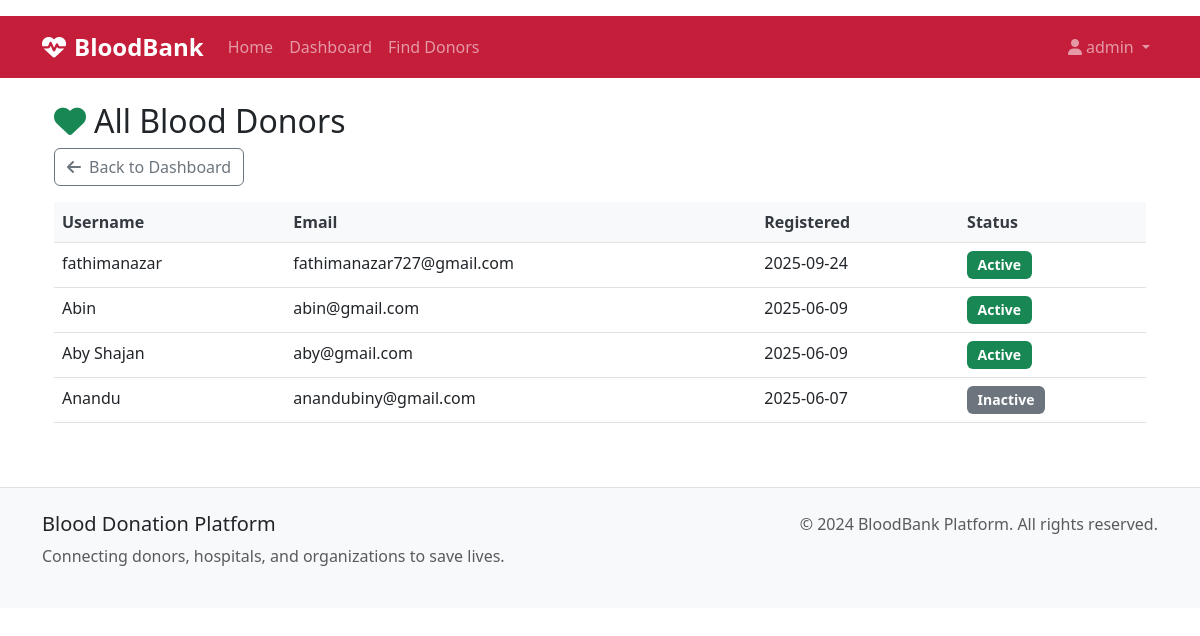
The page /admin/donors (signed in) on the database its author committed.
### models.py (models this page shows, shortened)
class User(db.Model):
    id = db.Column(db.Integer, primary_key=True)
    username = db.Column(db.String(80), unique=True, nullable=False)
    email = db.Column(db.String(120), unique=True, nullable=False)
    password_hash = db.Column(db.String(256), nullable=False)
    role = db.Column(db.String(20), nullable=False)  # donor, hospital, organization, admin
    created_at = db.Column(db.DateTime, default=datetime.utcnow)
    is_active = db.Column(db.Boolean, default=True)
    donor_profile = db.relationship('DonorProfile', backref='user', uselist=False)
    hospital_profile = db.relationship('HospitalProfile', backref='user', uselist=False)
    organization_profile = db.relationship('OrganizationProfile', backref='user', uselist=False)

### routes.py (the view)
@app.route('/admin/donors')
@role_required(['admin'])
def admin_list_donors():
    donors = User.query.filter_by(role='donor').order_by(User.created_at.desc()).all()
    return render_template('admin/list_donors.html', donors=donors)

### utils.py (called while the page is built)
def role_required(roles):
    def decorator(f):
        @wraps(f)
        def decorated_function(*args, **kwargs):
            if 'user_id' not in session:
                flash('Please log in to access this page.', 'warning')
                return redirect(url_for('login'))
            user = User.query.get(session['user_id'])
            if not user or user.role not in roles:
                flash('You do not have permission to access this page.',
                      'error')
                return redirect(url_for('dashboard'))
            return f(*args, **kwargs)
        return decorated_function
    return decorator

### templates/admin/list_donors.html (shortened to what this page needs)
{% extends 'base.html' %}
{% block content %}
<div class="container my-4">
    <h2><i class="fas fa-heart me-2 text-success"></i>All Blood Donors</h2>
    <a href="{{ url_for('admin_dashboard') }}" class="btn btn-outline-secondary mb-3">
        <i class="fas fa-arrow-left me-2"></i>Back to Dashboard
    </a>
    <div class="table-responsive">
        <table class="table table-hover">
            <thead class="table-light">
                <tr>
                    <th>Username</th>
                    <th>Email</th>
                    <th>Registered</th>
                    <th>Status</th>
                </tr>
            </thead>
            <tbody>
                {% for donor in donors %}
                <tr>
                    <td>{{ donor.username }}</td>
                    <td>{{ donor.email }}</td>
                    <td>{{ donor.created_at.strftime('%Y-%m-%d') }}</td>
                    <td>{% if donor.is_active %}<span class="badge bg-success">Active</span>{% else %}<span class="badge bg-secondary">Inactive</span>{% endif %}</td>
                </tr>
                {% endfor %}
            </tbody>
        </table>
    </div>
</div>
{% endblock %}

### static/css/styles.css (style rules this page uses)
:root { --medical-primary: #c41e3a; --medical-secondary: #8b0000; --medical-light: #f8f9fa; --medical-dark: #343a40; --medical-accent: #28a745; --medical-warning: #ffc107; --medical-info: #17a2b8; }
.table th { border-top: none; font-weight: 600; color: var(--medical-dark); background-color: var(--medical-light); }
.badge { font-size: 0.875em; padding: 0.5em 0.75em; }

### rows shown on the page
User: username "fathimanazar", email "fathimanazar727@gmail.com", created_at "2025-09-24", is_active "Active"
User: username "Abin", email "abin@gmail.com", created_at "2025-06-09", is_active "Active"
User: username "Aby Shajan", email "aby@gmail.com", created_at "2025-06-09", is_active "Active"
User: username "Anandu", email "anandubiny@gmail.com", created_at "2025-06-07", is_active "Inactive"

### other values the page prints
{{ session.username }} "admin"
